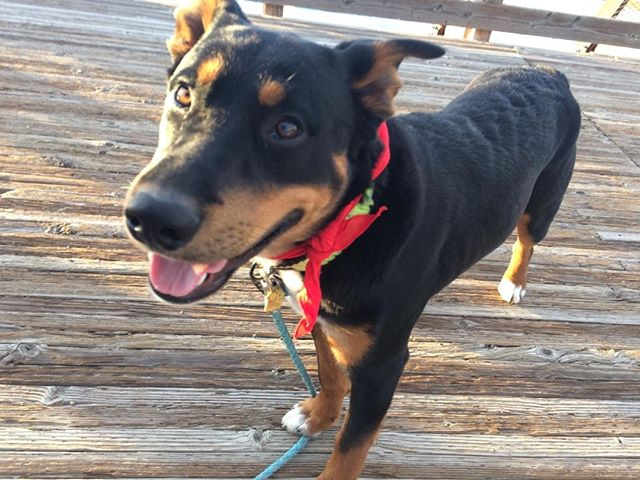
#> input picture AlbertCassian.jpg, 640 x 480 px
$ python -i visionTestDraft.py   (imports and definitions only)   (older library calls are emulated)
#> lines starting #> are read from the running program, lines starting #| are printed output that depends on the picture
# Vision Machine Draft
# Developed by Amanda Joy Panell in collaboration with Emily Kelly and Jon Fenn

import statistics  # For statistics.median()
import cv2  # OpenCV
import numpy as np  # For SVM
import os  # For working with files
import datetime  # For time and date stamps
import sys  # For system exit


# [1 line not run here, left out]


# Tells you which color group a pixel belongs in. The choices are Red, Blue, Green, Yellow, Pink, Gray, Black, and White
# [122 lines left out: functions color_classifier, counting_colors, calc_dew_point, not called in this run]


def process_image_as_image(file):
#> called with file = 'AlbertCassian.jpg'
    image = cv2.imread(file, 1)
#> image is the input picture: shape (480, 640, 3); mean B, G, R 125.5, 129.6, 138.8
    origImage = image

    if image.size != 230400:
        image = cv2.resize(image, (240, 320))
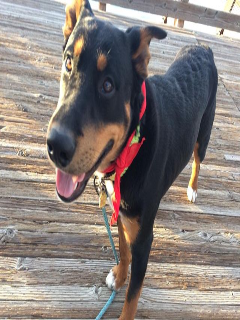
#> image: shape (320, 240, 3); mean B, G, R 125.4, 129.5, 138.7

    image = cv2.cvtColor(image, cv2.COLOR_BGR2GRAY)
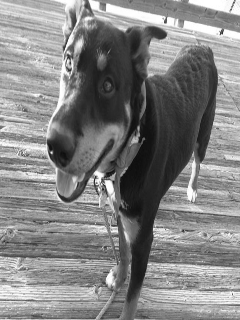
#> image: shape (320, 240); min 12, max 255, mean 131.8
    image = cv2.Canny(image, 200, 100)
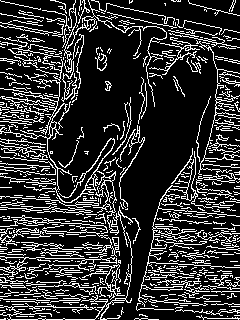
#> image: shape (320, 240); 20.1% white in thin lines or dots
    image = cv2.normalize(image, image, alpha=-1, beta=1, norm_type=cv2.NORM_MINMAX, dtype=cv2.CV_32F)
#> image: shape (320, 240) float32; values -1 (black) and 1 (white), 20.1% white in thin lines or dots
    #cv2.imshow("canny",image)
    #cv2.imshow("uncanny",origImage)
    #cv2.waitKey()
    return image.flatten()


# Gets list of data from each image
# [111 lines left out: functions process_image_as_data, process_image_folder, process_test_data, classify_image_from_camera, train_svm, predict_using_svm, not called in this run]


# Normalize data using min-max normalization
def min_max_normalization(value):
    return ((value - 0) / (500000 - 0)) * (1 - (-1)) + (-1)


# Test the accuracy of the SVM
# [100 lines left out: functions test_accuracy, user_interface, not called in this run]


# [1 line not run here, left out]

>>> result = process_image_as_image('AlbertCassian.jpg')

$ run again, on controversialImages/medford_30p9_85_27p0_1358_120509.jpg
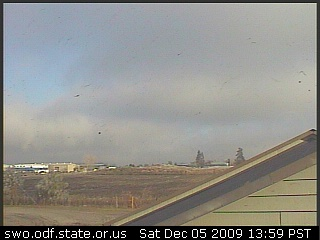
#> input picture controversialImages/medford_30p9_85_27p0_1358_120509.jpg, 320 x 240 px
#> in process_image_as_image, image is the input picture: shape (240, 320, 3); mean B, G, R 137.5, 142.6, 143.4
#> in process_image_as_image, `image = cv2.cvtColor(image, cv2.COLOR_BGR2GRAY)`:
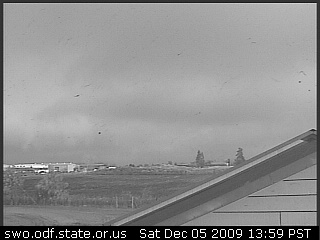
#> image: shape (240, 320); min 0, max 255, mean 142.3
#> in process_image_as_image, `image = cv2.Canny(image, 200, 100)`:
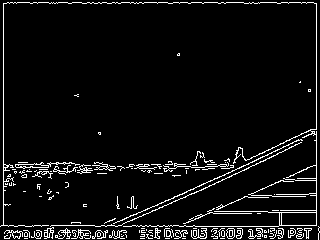
#> image: shape (240, 320); 5.9% white in thin lines or dots
